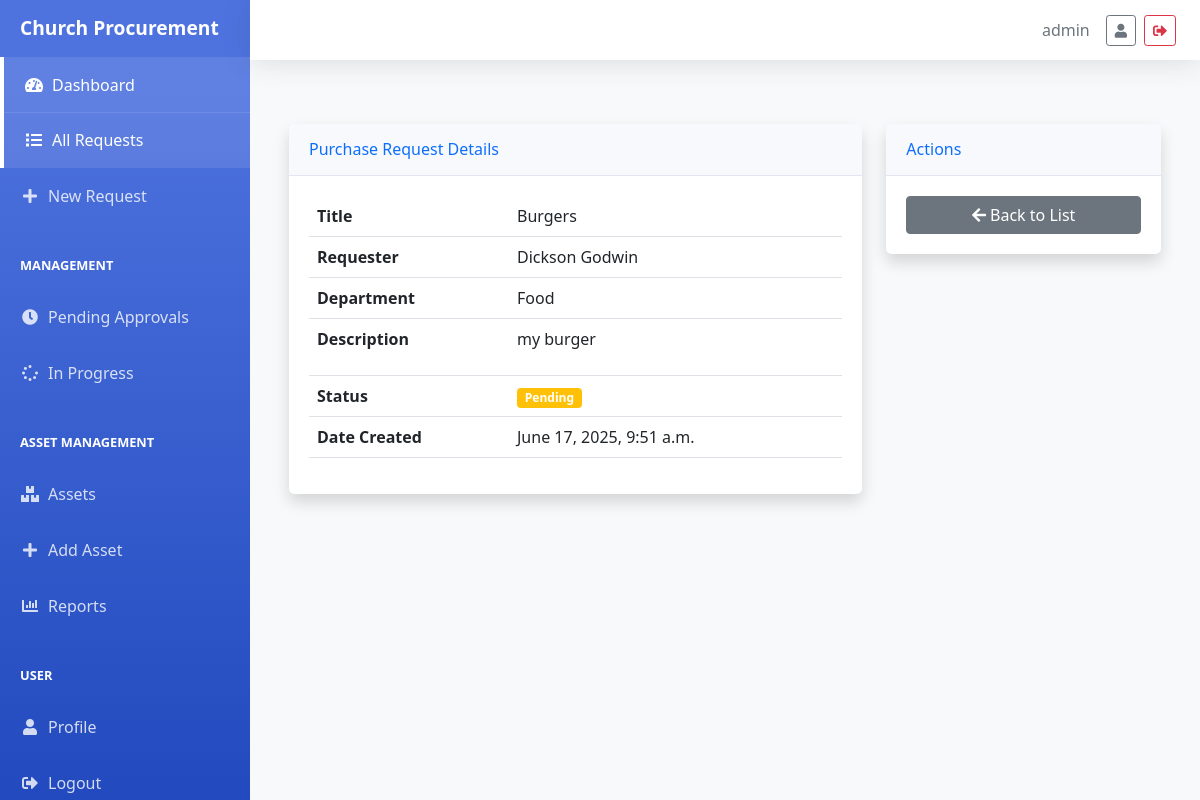
The app's page /procurement/requests/9/ (signed in) with its own data.
### procurement/models/procurement.py (models this page shows, shortened)
class PurchaseRequest(models.Model):
    STATUS_CHOICES = [
        ('PENDING', 'Pending'),
        ('APPROVED', 'Approved'),
        ('REJECTED', 'Rejected'),
        ('QUOTATION_SELECTED', 'Quotation Selected'),
        ('IN_PROGRESS', 'In Progress'),
        ('COMPLETED', 'Completed')
    ]
    title = models.CharField(max_length=200)
    description = models.TextField()
    requester = models.CharField(max_length=100)
    department = models.CharField(max_length=100)
    status = models.CharField(max_length=20, choices=STATUS_CHOICES, default='PENDING')
    date_created = models.DateTimeField(auto_now_add=True)
    rejection_reason = models.TextField(blank=True, null=True)
    approved_by = models.CharField(max_length=100, blank=True, null=True)
    approved_date = models.DateTimeField(null=True, blank=True)
    selected_quotation = models.ForeignKey('Quotation', null=True, blank=True, on_delete=models.SET_NULL, related_name='selected_for_requests')
    tracker = FieldTracker(fields=['status'])

### procurement/views/procurement_views.py (the view)
# urls.py: path('requests/<int:pk>/', PurchaseRequestDetailView.as_view(), name='request_detail'),
class PurchaseRequestDetailView(LoginRequiredMixin, DetailView):
    model = PurchaseRequest
    template_name = 'procurement/request_detail.html'
    context_object_name = 'request'

### procurement/templates/procurement/request_detail.html (shortened to what this page needs)
{% extends "base.html" %}
{% block content %}
<div class="container-fluid py-4">
    <div class="row mb-4">
        <div class="col-lg-8">
            <div class="card shadow mb-4">
                <div class="card-header py-3">
                    <h6 class="m-0 font-weight-bold text-primary">Purchase Request Details</h6>
                </div>
                <div class="card-body">
                    <div class="table-responsive">
                        <table class="table">
                            <tr>
                                <th style="width: 200px;">Title</th>
                                <td>{{ request.title }}</td>
                            </tr>
                            <tr>
                                <th>Requester</th>
                                <td>{{ request.requester }}</td>
                            </tr>
                            <tr>
                                <th>Department</th>
                                <td>{{ request.department }}</td>
                            </tr>
                            <tr>
                                <th>Description</th>
                                <td>{{ request.description|linebreaks }}</td>
                            </tr>
                            <tr>
                                <th>Status</th>
                                <td>
                                    <span class="badge {% if request.status == 'PENDING' %}bg-warning
                                        {% elif request.status == 'APPROVED' %}bg-success
                                        {% elif request.status == 'REJECTED' %}bg-danger
                                        {% elif request.status == 'IN_PROGRESS' %}bg-info
                                        {% else %}bg-secondary{% endif %}">
                                        {{ request.get_status_display }}
                                    </span>
                                </td>
                            </tr>
                            <tr>
                                <th>Date Created</th>
                                <td>{{ request.date_created }}</td>
                            </tr>
                        </table>
                    </div>
                </div>
            </div>
        </div>
        <div class="col-lg-4">
            <div class="card shadow mb-4">
                <div class="card-header py-3">
                    <h6 class="m-0 font-weight-bold text-primary">Actions</h6>
                </div>
                <div class="card-body">
                    <div class="d-grid gap-2">
                        <a href="{% url 'procurement:request_list' %}" class="btn btn-secondary">
                            <i class="fas fa-arrow-left"></i> Back to List
                        </a>
                    </div>
                </div>
            </div>
        </div>
    </div>
</div>
{% endblock %}

### templates/base.html (shortened to what this page needs)
<!DOCTYPE html>
<html lang="en">
<head>
    <link href="https://cdn.jsdelivr.net/npm/bootstrap@5.1.3/dist/css/bootstrap.min.css" rel="stylesheet">
    <link href="https://cdnjs.cloudflare.com/ajax/libs/font-awesome/5.15.4/css/all.min.css" rel="stylesheet">
</head>
<body>
    <div class="d-flex" id="wrapper">
        {% if user.is_authenticated %}
        <div id="sidebar-wrapper">
            <div class="sidebar-heading">
                Church Procurement
            </div>
            <div class="list-group list-group-flush">
                <a href="{% url 'procurement:dashboard' %}" class="list-group-item {% if request.resolver_match.view_name == 'procurement:dashboard' %}active{% endif %}">
                    <i class="fas fa-tachometer-alt"></i> Dashboard
                </a>
                <a href="{% url 'procurement:request_list' %}" class="list-group-item {% if 'request_list' in request.path %}active{% endif %}">
                    <i class="fas fa-list"></i> All Requests
                </a>
                <a href="{% url 'procurement:request_create' %}" class="list-group-item {% if 'request_create' in request.path %}active{% endif %}">
                    <i class="fas fa-plus"></i> New Request
                </a>
                {% if user.groups.all.0.name == 'Management' %}
                <div class="sidebar-heading" style="font-size: 0.8rem; padding-top: 2rem;">
                    MANAGEMENT
                </div>
                <a href="{% url 'procurement:request_list' %}?status=PENDING" class="list-group-item {% if 'status=PENDING' in request.get_full_path %}active{% endif %}">
                    <i class="fas fa-clock"></i> Pending Approvals
                </a>
                <a href="{% url 'procurement:request_list' %}?status=IN_PROGRESS" class="list-group-item {% if 'status=IN_PROGRESS' in request.get_full_path %}active{% endif %}">
                    <i class="fas fa-spinner"></i> In Progress
                </a>
                <div class="sidebar-heading" style="font-size: 0.8rem; padding-top: 2rem;">
                    ASSET MANAGEMENT
                </div>
                <a href="{% url 'procurement:asset_list' %}" class="list-group-item {% if '/assets/' in request.path %}active{% endif %}">
                    <i class="fas fa-boxes"></i> Assets
                </a>
                <a href="{% url 'procurement:asset_create' %}" class="list-group-item {% if '/assets/create/' in request.path %}active{% endif %}">
                    <i class="fas fa-plus"></i> Add Asset
                </a>
                <a href="#" class="list-group-item">
                    <i class="fas fa-chart-bar"></i> Reports
                </a>
                {% endif %}
                <div class="sidebar-heading" style="font-size: 0.8rem; padding-top: 2rem;">
                    USER
                </div>
                <a href="{% url 'procurement:profile' %}" class="list-group-item {% if 'profile' in request.path %}active{% endif %}">
                    <i class="fas fa-user"></i> Profile
                </a>
                <a href="{% url 'logout' %}" class="list-group-item">
                    <i class="fas fa-sign-out-alt"></i> Logout
                </a>
            </div>
        </div>
        {% endif %}
        <div id="page-content-wrapper">
            {% if user.is_authenticated %}
            <div class="topbar-wrapper">
                <nav class="topbar">
                    <div class="d-flex justify-content-between align-items-center w-100">
                        <div class="d-flex align-items-center">
                            <span class="me-3 text-muted">{{ user.username }}</span>
                            <a href="{% url 'procurement:profile' %}" class="btn btn-outline-secondary btn-sm me-2">
                                <i class="fas fa-user"></i>
                            </a>
                            <a href="{% url 'logout' %}" class="btn btn-outline-danger btn-sm">
                                <i class="fas fa-sign-out-alt"></i>
                            </a>
                        </div>
                    </div>
                </nav>
            </div>
            {% endif %}
            <div class="main-content">
                {% block content %}
                {% endblock %}
            </div>
        </div>
    </div>
</body>
</html>

### templates/base.html (style rules this page uses)
:root { --sidebar-width: 250px; --topbar-height: 60px; --primary-color: #4e73df; --secondary-color: #858796; }
html, body { height: 100%; margin: 0; padding: 0; background-color: #f8f9fa; overflow-x: hidden; }
#wrapper { display: flex; width: 100%; min-height: 100vh; }
#sidebar-wrapper { height: 100vh; width: var(--sidebar-width); margin-left: 0; background-color: #4e73df; background-image: linear-gradient(180deg, #4e73df 10%, #224abe 100%); transition: margin 0.25s ease-out; position: fixed; z-index: 1; display: flex; flex-direction: column; }
#sidebar-wrapper .sidebar-heading { padding: 0.875rem 1.25rem; font-size: 1.2rem; color: white; font-weight: 700; flex-shrink: 0; }
#sidebar-wrapper .list-group { width: var(--sidebar-width); overflow-y: auto; flex-grow: 1; scrollbar-width: thin; scrollbar-color: rgba(255, 255, 255, 0.2) transparent; }
.list-group-item { border: none; padding: 1rem 1.25rem; background: transparent !important; color: rgba(255, 255, 255, 0.8) !important; display: flex; align-items: center; transition: all 0.3s; }
.list-group-item.active { background: rgba(255, 255, 255, 0.1) !important; color: white !important; border-left: 4px solid white; }
.list-group-item i { margin-right: 0.5rem; width: 20px; text-align: center; }
#page-content-wrapper { width: calc(100% - var(--sidebar-width)); margin-left: var(--sidebar-width); min-height: 100vh; padding-top: calc(var(--topbar-height) + 1rem); display: flex; flex-direction: column; }
.main-content { flex: 1; width: 100%; padding: 20px; overflow-y: auto; }
.table-responsive { overflow-x: auto; -webkit-overflow-scrolling: touch; }
.card { max-width: 100%; overflow-x: auto; }
.container-fluid { max-width: 100%; padding-right: 15px; padding-left: 15px; }
.topbar { height: var(--topbar-height); background: white; box-shadow: 0 0.15rem 1.75rem 0 rgba(58, 59, 69, 0.15); display: flex; align-items: center; padding: 0 1.5rem; position: sticky; top: 0; z-index: 1000; width: 100%; }
.topbar-wrapper { width: calc(100% - var(--sidebar-width)); margin-left: var(--sidebar-width); position: fixed; top: 0; right: 0; z-index: 1000; }
.main-content { padding: 1.5rem; max-width: 100%; overflow-x: hidden; }
.main-content > .container, .main-content > .container-fluid { padding-right: 15px; padding-left: 15px; width: 100%; max-width: 100%; }
.card-body { padding: 1.25rem; overflow-x: auto; }
.card { border: none; border-radius: 0.35rem; box-shadow: 0 0.15rem 1.75rem 0 rgba(58, 59, 69, 0.15); }
.card-header { background-color: #f8f9fc; border-bottom: 1px solid #e3e6f0; padding: 1rem 1.25rem; font-weight: 700; color: #4e73df; }

### records on screen
PurchaseRequest: title "Burgers", requester "Dickson Godwin", department "Food", description "my burger", status "Pending", date_created "June 17, 2025, 9:51 a.m."

### other values on screen
{{ user.username }} "admin"
